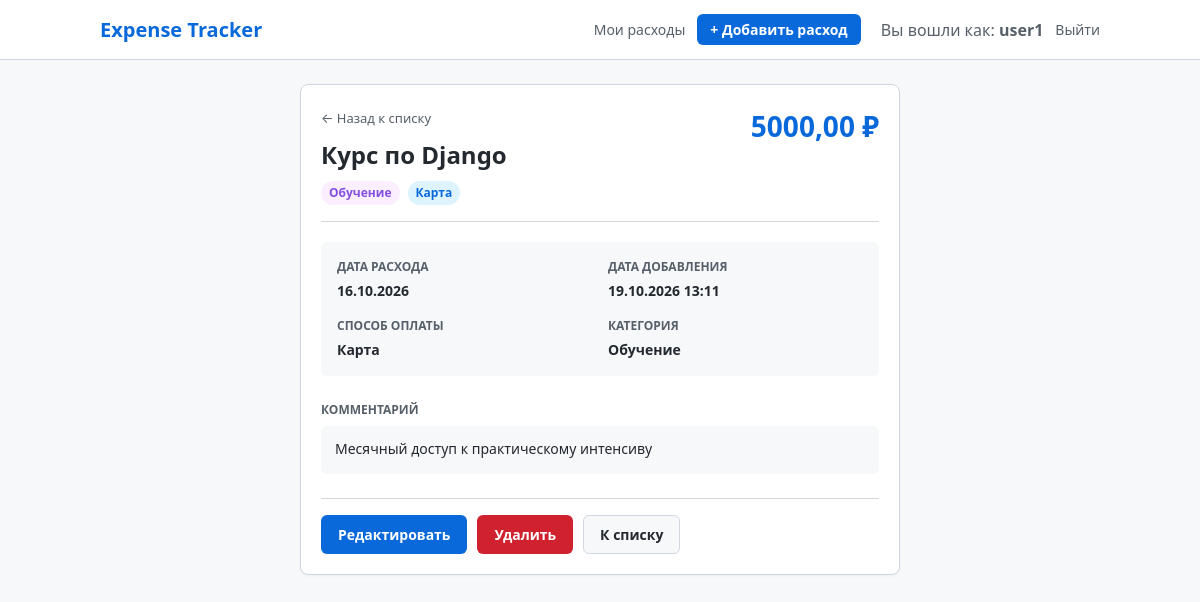
Screenshot of /3/ (signed in) with the database file from the repository.
### expenses/models.py (models this page shows, shortened)
class Expense(models.Model):
    CATEGORY_CHOICES = [
        ("food", "Продукты"),
        ("transport", "Транспорт"),
        ("education", "Обучение"),
        ("entertainment", "Развлечения"),
        ("health", "Здоровье"),
        ("other", "Другое"),
    ]
    PAYMENT_METHOD_CHOICES = [
        ("card", "Карта"),
        ("cash", "Наличные"),
    ]
    title = models.CharField(max_length=200, verbose_name="Название расхода")
    amount = models.DecimalField(max_digits=10, decimal_places=2, verbose_name="Сумма")
    category = models.CharField(max_length=30, choices=CATEGORY_CHOICES, verbose_name="Категория")
    payment_method = models.CharField(max_length=20, choices=PAYMENT_METHOD_CHOICES, verbose_name="Способ оплаты")
    expense_date = models.DateField(verbose_name="Дата расхода")
    comment = models.TextField(blank=True, default="", verbose_name="Комментарий")
    created_at = models.DateTimeField(auto_now_add=True, verbose_name="Дата создания")
    user = models.ForeignKey(settings.AUTH_USER_MODEL, on_delete=models.CASCADE, related_name="expenses", verbose_name="Пользователь")
    class Meta:
        ordering = ["-expense_date", "-created_at"]
        verbose_name = "Расход"
        verbose_name_plural = "Расходы"

### expenses/views.py (the view)
# urls.py: path("<int:pk>/", views.expense_detail, name="detail"),
@login_required
def expense_detail(request: HttpRequest, pk: int) -> HttpResponse:
    expense = get_object_or_404(Expense, pk=pk, user=request.user)
    return render(request, "expenses/expense_detail.html", {"expense": expense})

### templates/expenses/expense_detail.html (shortened to what this page needs)
{% extends 'base.html' %}
{% block content %}
<div class="detail-container">
    <div class="card detail-card">
        <div class="detail-header">
            <div>
                <a href="{% url 'expenses:list' %}" class="back-link">&larr; Назад к списку</a>
                <h1 class="detail-title">{{ expense.title }}</h1>
                <div class="detail-meta">
                    <span class="badge badge-category">{{ expense.get_category_display }}</span>
                    <span class="badge badge-payment">{{ expense.get_payment_method_display }}</span>
                </div>
            </div>
            <div class="detail-amount">{{ expense.amount }} ₽</div>
        </div>
        <div class="detail-grid">
            <div class="detail-item">
                <span class="detail-label">Дата расхода</span>
                <span class="detail-value">{{ expense.expense_date|date:"d.m.Y" }}</span>
            </div>
            <div class="detail-item">
                <span class="detail-label">Дата добавления</span>
                <span class="detail-value">{{ expense.created_at|date:"d.m.Y H:i" }}</span>
            </div>
            <div class="detail-item">
                <span class="detail-label">Способ оплаты</span>
                <span class="detail-value">{{ expense.get_payment_method_display }}</span>
            </div>
            <div class="detail-item">
                <span class="detail-label">Категория</span>
                <span class="detail-value">{{ expense.get_category_display }}</span>
            </div>
        </div>
        <div class="detail-comment-section">
            <span class="detail-label">Комментарий</span>
            <div class="detail-comment">
                {% if expense.comment %}
                    {{ expense.comment|linebreaks }}
                {% else %}
                    <span class="text-muted">Комментарий не указан</span>
                {% endif %}
            </div>
        </div>
        <div class="detail-actions">
            <a href="{% url 'expenses:edit' expense.pk %}" class="btn btn-primary">Редактировать</a>
            <a href="{% url 'expenses:delete' expense.pk %}" class="btn btn-danger">Удалить</a>
            <a href="{% url 'expenses:list' %}" class="btn btn-secondary">К списку</a>
        </div>
    </div>
</div>
{% endblock %}

### templates/_header.html
{% load static %}
<header>
    <div class="nav-container">
        <a href="{% url 'expenses:list' %}" class="brand">Expense Tracker</a>
        <nav>
            {% if user.is_authenticated %}
                <a href="{% url 'expenses:list' %}">Мои расходы</a>
                <a href="{% url 'expenses:create' %}" class="btn btn-primary" style="padding: 4px 12px; color: white;">+ Добавить расход</a>
                <span style="color: #57606a; margin-left: 8px;">Вы вошли как: <strong>{{ user.username }}</strong></span>
                <a href="{% url 'accounts:logout' %}">Выйти</a>
            {% else %}
                <a href="{% url 'accounts:login' %}">Войти</a>
                <a href="{% url 'accounts:register' %}" class="btn btn-primary" style="padding: 4px 12px; color: white;">Регистрация</a>
            {% endif %}
        </nav>
    </div>
</header>

### static/style.css (style rules this page uses)
* { box-sizing: border-box; margin: 0; padding: 0; }
body { font-family: system-ui, -apple-system, "Segoe UI", Roboto, sans-serif; color: #24292f; background-color: #f6f8fa; line-height: 1.5; padding-bottom: 50px; }
header { background-color: #ffffff; border-bottom: 1px solid #d0d7de; padding: 14px 24px; margin-bottom: 24px; }
.nav-container { max-width: 1000px; margin: 0 auto; display: flex; justify-content: space-between; align-items: center; flex-wrap: wrap; gap: 12px; }
.brand { font-size: 20px; font-weight: 700; color: #0969da; text-decoration: none; }
nav { display: flex; align-items: center; gap: 12px; flex-wrap: wrap; }
nav a { color: #57606a; text-decoration: none; font-size: 14px; font-weight: 500; }
.card { background-color: #ffffff; border: 1px solid #d0d7de; border-radius: 8px; padding: 20px; margin-bottom: 20px; box-shadow: 0 1px 3px rgba(31,35,40,0.04); }
.btn { display: inline-block; padding: 8px 16px; font-size: 14px; font-weight: 600; text-align: center; border-radius: 6px; text-decoration: none; cursor: pointer; border: 1px solid transparent; transition: background-color 0.15s ease; }
.btn-primary { background-color: #0969da; color: #ffffff; }
.btn-secondary { background-color: #f6f8fa; color: #24292f; border: 1px solid #d0d7de; }
.btn-danger { background-color: #cf222e; color: #ffffff; }
.badge { display: inline-block; padding: 3px 8px; font-size: 12px; font-weight: 600; border-radius: 12px; background-color: #eaeef2; color: #24292f; }
.badge-category { background-color: #fbefff; color: #8250df; }
.badge-payment { background-color: #ddf4ff; color: #0969da; }
.form-container, .confirm-container, .detail-container, .auth-container { max-width: 600px; margin: 20px auto; }
.detail-header { display: flex; justify-content: space-between; align-items: flex-start; padding-bottom: 16px; border-bottom: 1px solid #d0d7de; margin-bottom: 20px; gap: 16px; }
.back-link { font-size: 13px; color: #57606a; text-decoration: none; display: inline-block; margin-bottom: 8px; }
.detail-title { font-size: 24px; font-weight: 700; margin-bottom: 8px; }
.detail-meta { display: flex; gap: 8px; }
.detail-amount { font-size: 28px; font-weight: 700; color: #0969da; white-space: nowrap; }
.detail-grid { display: grid; grid-template-columns: 1fr 1fr; gap: 16px; margin-bottom: 20px; background-color: #f6f8fa; padding: 16px; border-radius: 6px; }
.detail-item { display: flex; flex-direction: column; }
.detail-label { font-size: 12px; color: #57606a; text-transform: uppercase; font-weight: 600; margin-bottom: 4px; }
.detail-value { font-size: 14px; font-weight: 600; color: #24292f; }
.detail-comment-section { margin-bottom: 24px; }
.detail-comment { margin-top: 6px; background-color: #f6f8fa; padding: 12px 14px; border-radius: 6px; font-size: 14px; min-height: 48px; }
.detail-actions { display: flex; gap: 10px; padding-top: 16px; border-top: 1px solid #d0d7de; }

### rows the page displays
Expense: title "Курс по Django", category "Обучение", payment_method "Карта", amount "5000,00", expense_date "16.10.2026", created_at "19.10.2026 13:11", comment "Месячный доступ к практическому интенсиву"

### other values shown
{{ user.username }} "user1"
